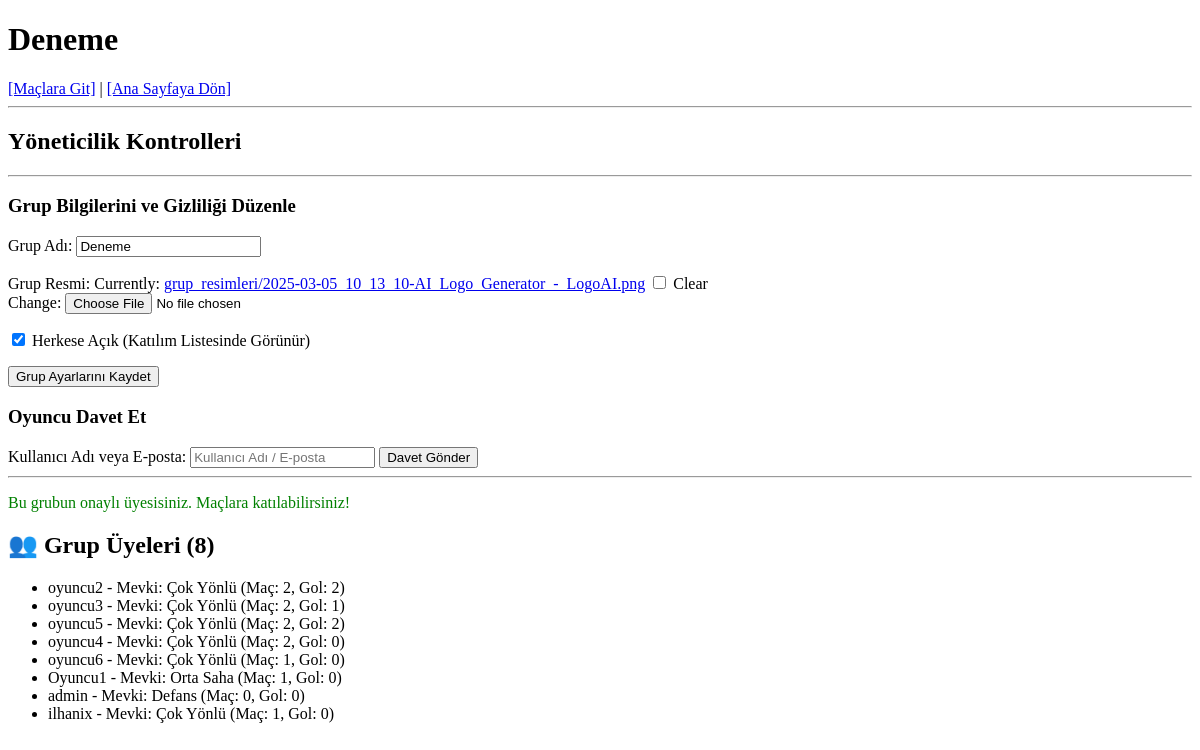
/grup/1/ (signed in), run on an earlier commit of the app's database.
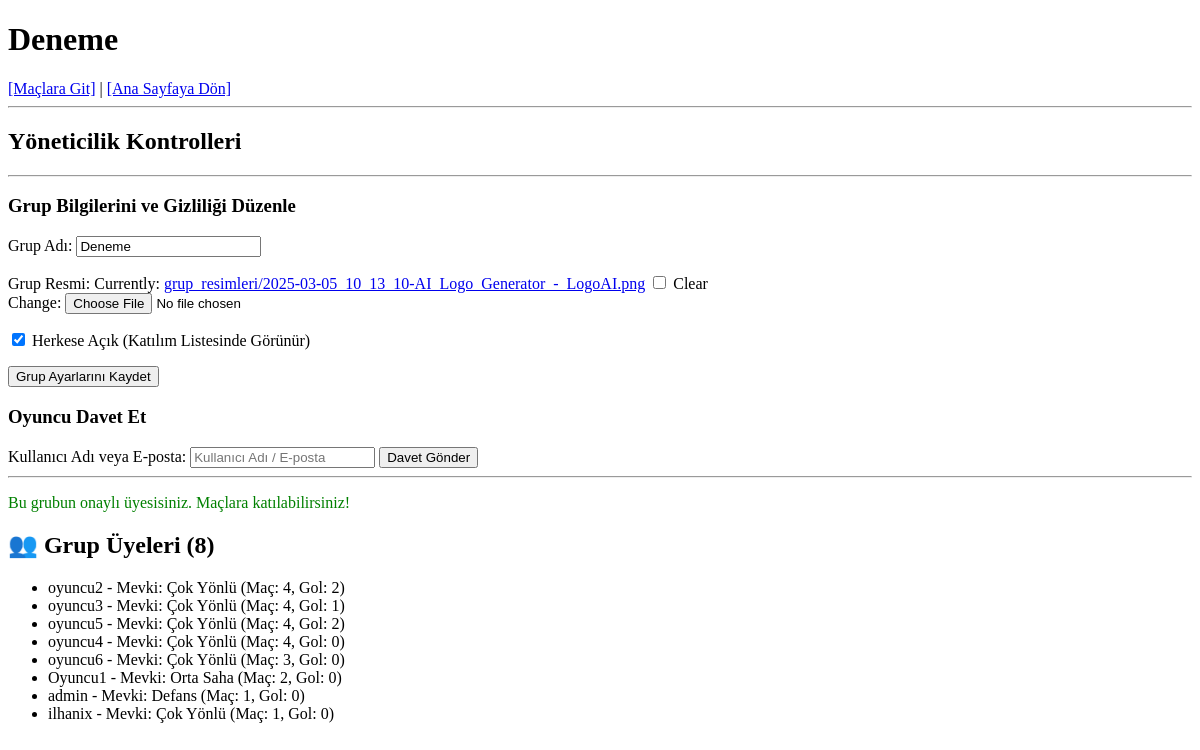
And on a later commit of the database.
### grup_yonetimi/models.py (models this page shows, shortened)
class GrupOyuncu(models.Model):
    ONAY_DURUMU = (
        ('B', 'Beklemede'),
        ('O', 'Onaylandı'),
        ('R', 'Reddedildi'),
    )
    grup = models.ForeignKey(Grup, on_delete=models.CASCADE)
    oyuncu = models.ForeignKey(User, on_delete=models.CASCADE)
    onay_durumu = models.CharField(max_length=1, choices=ONAY_DURUMU, default='B')
    oynadigi_mac = models.IntegerField(default=0)
    kazandigi_mac = models.IntegerField(default=0)
    kaybettigi_mac = models.IntegerField(default=0)
    berabere_mac = models.IntegerField(default=0)
    gol = models.IntegerField(default=0)
    asist = models.IntegerField(default=0)
    sari_kart = models.IntegerField(default=0)
    kirmizi_kart = models.IntegerField(default=0)
    toplam_seviye_puani = models.IntegerField(default=0)
    class Meta:
        unique_together = ('grup', 'oyuncu')

class OyuncuProfili(models.Model):
    kullanici = models.OneToOneField(User, on_delete=models.CASCADE)
    mevkii = models.CharField(max_length=2, choices=MEVKI_SECENEKLERI, default='CY')
    profil_resmi = models.ImageField(upload_to='profil_resimleri/', null=True, blank=True)
    yetkili_puan = models.IntegerField(default=5, help_text="Yönetici tarafından verilen yetenek puanı (1-10)")
    kisilik_puani = models.IntegerField(default=5, help_text="Yönetici tarafından verilen kişilik puanı (1-10)")

### grup_yonetimi/views.py (the view)
# urls.py: path('<int:grup_id>/', views.grup_detay, name='grup_detay'), # <<< YENİ SATIR
@login_required
def grup_detay(request, grup_id):
    grup = get_object_or_404(Grup, pk=grup_id)
    user = request.user
    grup_durumu = GrupOyuncu.objects.filter(grup=grup, oyuncu=user).first()
    bekleyen_talepler = None
    if grup.yonetici == user:
        bekleyen_talepler = GrupOyuncu.objects.filter(grup=grup, onay_durumu='B')
    is_yonetici = (grup.yonetici == request.user)
    if request.method == 'POST' and is_yonetici:
        form = GrupForm(request.POST, request.FILES, instance=grup)
        if form.is_valid():
            form.save()
            messages.success(request, f"'{grup.grup_adi}' bilgileri güncellendi.")
            return redirect('grup_detay', grup_id=grup.id)
        else:
            messages.error(request, "Grup bilgileri güncellenirken bir hata oluştu.")
    else:
        form = GrupForm(instance=grup) # Mevcut grup verileriyle formu doldur
    uyeler = GrupOyuncu.objects.filter(grup=grup, onay_durumu='O').select_related('oyuncu')
    context = {
        'grup': grup,
        'grup_formu': form,
        'grup_durumu': grup_durumu, # None, Beklemede, Onaylandı
        'bekleyen_talepler': bekleyen_talepler, # Sadece yöneticiye görünür
        'uyeler': uyeler,
        'is_yonetici': (grup.yonetici == user)
    }
    return render(request, 'grup_yonetimi/grup_detay.html', context)

### grup_yonetimi/forms.py
class GrupForm(forms.ModelForm):
    class Meta:
        model = Grup
        fields = ['grup_adi', 'grup_resmi', 'herkese_gorunur'] # <<< GÜNCELLENDİ
        widgets = {
            'grup_adi': forms.TextInput(attrs={'placeholder': 'Grubunuza bir isim verin'}),
        }

### grup_yonetimi/templates/grup_yonetimi/grup_detay.html (shortened to what this page needs)
<!DOCTYPE html>
<html lang="tr">
<head>
</head>
<body>
    <h1>{{ grup.grup_adi }}</h1>
    <a href="{% url 'mac_listesi' grup.id %}">[Maçlara Git]</a> |
    <a href="{% url 'ana_sayfa' %}">[Ana Sayfaya Dön]</a>
    <hr>
    {% if grup.yonetici == user %}
    <h2>Yöneticilik Kontrolleri</h2>
    <hr>
    <h3>Grup Bilgilerini ve Gizliliği Düzenle</h3>
    <form method="post" enctype="multipart/form-data" action="{% url 'grup_detay' grup.id %}">
        <p>
            <label for="{{ grup_formu.grup_adi.id_for_label }}">Grup Adı:</label>
            {{ grup_formu.grup_adi }}
        </p>
        <p>
            <label for="{{ grup_formu.grup_resmi.id_for_label }}">Grup Resmi:</label>
            {{ grup_formu.grup_resmi }}
        </p>
        <p>
            {{ grup_formu.herkese_gorunur }}
            <label for="{{ grup_formu.herkese_gorunur.id_for_label }}">Herkese Açık (Katılım Listesinde Görünür)</label>
        </p>
        <button type="submit">Grup Ayarlarını Kaydet</button>
    </form>
    <h3>Oyuncu Davet Et</h3>
    <form method="post" action="{% url 'davet_gonder' grup.id %}">
        <label for="davet_edilecek_user">Kullanıcı Adı veya E-posta:</label>
        <input type="text" id="davet_edilecek_user" name="davet_edilecek_user" required placeholder="Kullanıcı Adı / E-posta">
        <button type="submit">Davet Gönder</button>
    </form>
    <hr>
{% endif %}
    {% if not grup_durumu %}
        <h2>Gruba Katıl</h2>
        <p>Bu gruba üye değilsiniz.</p>
        <form method="post" action="{% url 'grup_katil' grup.id %}">
            {% csrf_token %}
            <button type="submit">Gruba Katılım Talebi Gönder</button>
        </form>
    {% elif grup_durumu.onay_durumu == 'B' %}
        <p style="color: orange;">Katılım talebiniz beklemede. Yönetici onayını bekleyiniz.</p>
    {% elif grup_durumu.onay_durumu == 'O' %}
        <p style="color: green;">Bu grubun onaylı üyesisiniz. Maçlara katılabilirsiniz!</p>
    {% endif %}
    <h2>👥 Grup Üyeleri ({{ uyeler|length }})</h2>
    <ul>
        {% for uye in uyeler %}
            <li>
                {{ uye.oyuncu.username }} - Mevki: {{ uye.oyuncu.oyuncuprofili.get_mevkii_display|default:"Belirtilmemiş" }}
                (Maç: {{ uye.oynadigi_mac }}, Gol: {{ uye.gol }})
            </li>
        {% endfor %}
    </ul>
</body>
</html>

What changed in the data, as far as the page shows it:
changed GrupOyuncu "oyuncu2": oynadigi_mac "2" → "4"
changed GrupOyuncu "oyuncu3": oynadigi_mac "2" → "4"
changed GrupOyuncu "oyuncu5": oynadigi_mac "2" → "4"
changed GrupOyuncu "oyuncu4": oynadigi_mac "2" → "4"
changed GrupOyuncu "oyuncu6": oynadigi_mac "1" → "3"
changed GrupOyuncu "Oyuncu1": oynadigi_mac "1" → "2"
changed GrupOyuncu "admin": oynadigi_mac "0" → "1"
